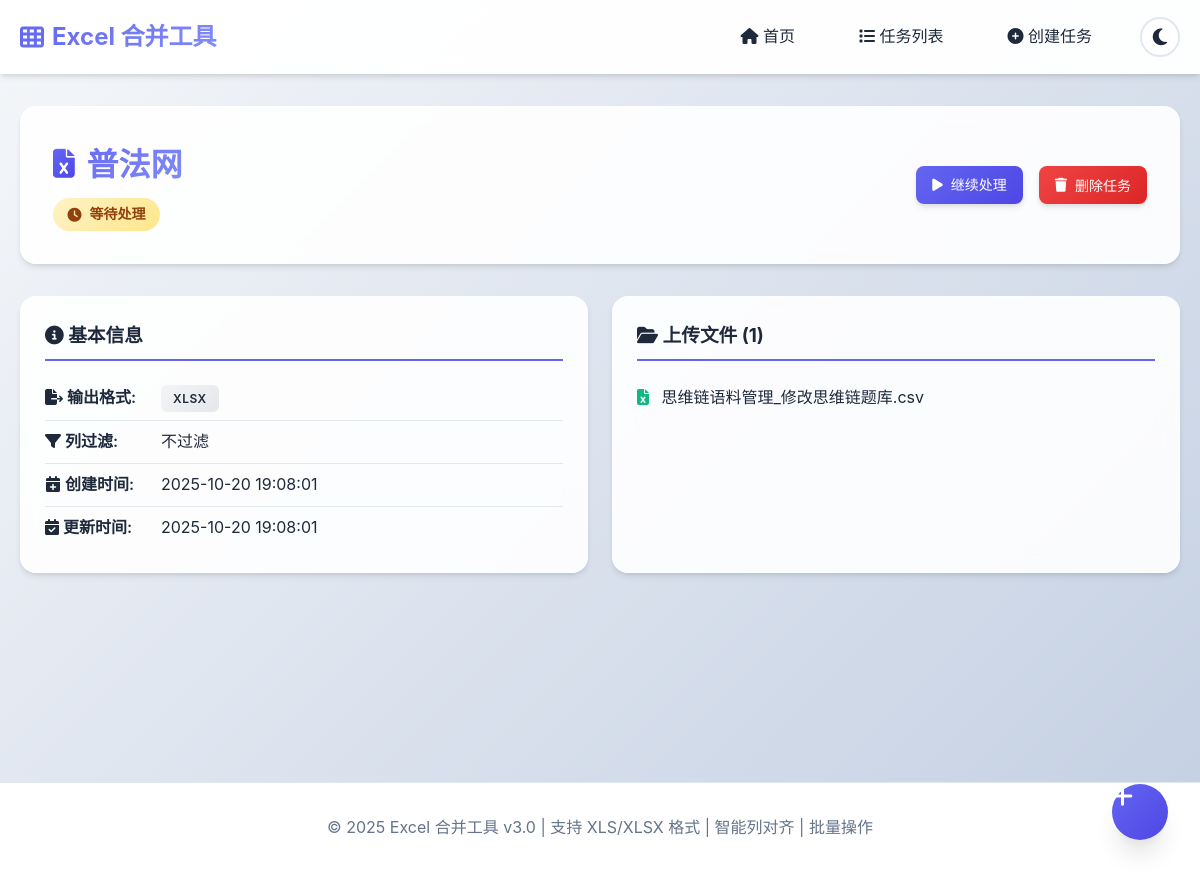
Screenshot of /tasks/17/ with the database file from the repository.
### merger/models.py (models this page shows, shortened)
class MergeTask(models.Model):
    STATUS_CHOICES = [
        ('pending', '等待处理'),
        ('processing', '处理中'),
        ('completed', '已完成'),
        ('failed', '失败'),
    ]
    OUTPUT_FORMAT_CHOICES = [
        ('xlsx', 'XLSX'),
        ('xls', 'XLS'),
        ('csv', 'CSV'),
        ('json', 'JSON'),
    ]
    FILTER_MODE_CHOICES = [
        ('none', '不过滤'),
        ('keep', '只保留指定列'),
        ('remove', '删除指定列'),
    ]
    name = models.CharField(max_length=200, verbose_name='任务名称')
    status = models.CharField(max_length=20, choices=STATUS_CHOICES, default='pending', verbose_name='状态')
    output_format = models.CharField(max_length=10, choices=OUTPUT_FORMAT_CHOICES, default='xlsx', verbose_name='输出格式')
    filter_mode = models.CharField(max_length=10, choices=FILTER_MODE_CHOICES, default='none', verbose_name='列过滤模式')
    filter_columns = models.JSONField(default=list, verbose_name='过滤列列表')
    result_file = models.FileField(upload_to='results/', null=True, blank=True, verbose_name='结果文件')
    error_message = models.TextField(null=True, blank=True, verbose_name='错误信息')
    created_at = models.DateTimeField(auto_now_add=True, verbose_name='创建时间')
    updated_at = models.DateTimeField(auto_now=True, verbose_name='更新时间')
    class Meta:
        verbose_name = '合并任务'
        verbose_name_plural = '合并任务'
        ordering = ['-created_at']

class UploadedFile(models.Model):
    task = models.ForeignKey(MergeTask, on_delete=models.CASCADE, related_name='files', verbose_name='所属任务')
    file = models.FileField(upload_to='uploads/', verbose_name='文件')
    original_filename = models.CharField(max_length=255, verbose_name='原始文件名')
    uploaded_at = models.DateTimeField(auto_now_add=True, verbose_name='上传时间')
    class Meta:
        verbose_name = '上传文件'
        verbose_name_plural = '上传文件'
        ordering = ['uploaded_at']

### merger/views.py (the view)
# urls.py: path('tasks/<int:task_id>/', views.task_detail, name='task_detail'),
def task_detail(request, task_id):
    task = get_object_or_404(MergeTask, pk=task_id)
    return render(request, 'merger/task_detail.html', {'task': task})

### merger/templates/merger/task_detail.html (shortened to what this page needs)
{% extends 'base.html' %}
{% block content %}
<div class="page-header">
    <div>
        <h1><i class="fas fa-file-excel"></i> {{ task.name }}</h1>
        <span class="status-badge status-{{ task.status }}" style="margin-top: 0.5rem;">
            {% if task.status == 'pending' %}<i class="fas fa-clock"></i>{% endif %}
            {{ task.get_status_display }}
        </span>
    </div>
    <div class="header-actions">
        {% if task.status == 'pending' or task.status == 'failed' %}
        <a href="{% url 'task_create' %}?task_id={{ task.id }}" class="btn btn-primary">
            <i class="fas fa-play"></i> 继续处理
        </a>
        {% endif %}
        <button class="btn btn-danger" onclick="deleteTask({{ task.id }})">
            <i class="fas fa-trash"></i> 删除任务
        </button>
    </div>
</div>
<div class="detail-grid">
    <div class="detail-card">
        <h3><i class="fas fa-info-circle"></i> 基本信息</h3>
        <div class="detail-item">
            <span class="label"><i class="fas fa-file-export"></i> 输出格式:</span>
            <span class="format-badge">{{ task.output_format|upper }}</span>
        </div>
        <div class="detail-item">
            <span class="label"><i class="fas fa-filter"></i> 列过滤:</span>
            <span>
                {% if task.filter_mode == 'none' %}
                    不过滤
                {% elif task.filter_mode == 'keep' %}
                    只保留指定列 ({{ task.filter_columns|length }} 列)
                {% elif task.filter_mode == 'remove' %}
                    删除指定列 ({{ task.filter_columns|length }} 列)
                {% endif %}
            </span>
        </div>
        <div class="detail-item">
            <span class="label"><i class="fas fa-calendar-plus"></i> 创建时间:</span>
            <span>{{ task.created_at|date:"Y-m-d H:i:s" }}</span>
        </div>
        <div class="detail-item">
            <span class="label"><i class="fas fa-calendar-check"></i> 更新时间:</span>
            <span>{{ task.updated_at|date:"Y-m-d H:i:s" }}</span>
        </div>
    </div>
    <div class="detail-card">
        <h3><i class="fas fa-folder-open"></i> 上传文件 ({{ task.files.count }})</h3>
        <ul class="file-list">
            {% for file in task.files.all %}
            <li>
                <i class="fas fa-file-excel" style="color: var(--success-color); margin-right: 0.5rem;"></i>
                {{ file.original_filename }}
            </li>
            {% empty %}
            <li class="empty"><i class="fas fa-inbox"></i> 未上传文件</li>
            {% endfor %}
        </ul>
    </div>
</div>
{% endblock %}

### merger/static/css/style.css (style rules this page uses)
* { margin: 0; padding: 0; box-sizing: border-box; }
:root { --primary-color: #6366f1; --primary-dark: #4f46e5; --primary-light: #818cf8; --secondary-color: #64748b; --success-color: #10b981; --danger-color: #ef4444; --warning-color: #f59e0b; --bg-color: #f8fafc; --bg-gradient-start: #f5f7fa; --bg-gradient-end: #c3cfe2; --card-bg: #ffffff; --border-color: #e2e8f0; --text-color: #1e293b; --text-muted: #64748b; --shadow-sm: 0 1px 2px 0 rgba(0, 0, 0, 0.05); --shadow-md: 0 4px 6px -1px rgba(0, 0, 0, 0.1), 0 2px 4px -1px rgba(0, 0, 0, 0.06); --shadow-lg: 0 10px 15px -3px rgba(0, 0, 0, 0.1), 0 4px 6px -2px rgba(0, 0, 0, 0.05); --shadow-xl: 0 20px 25px -5px rgba(0, 0, 0, 0.1), 0 10px 10px -5px rgba(0, 0, 0, 0.04); --hero-gradient-1: #667eea; --hero-gradient-2: #764ba2; --hero-gradient-3: #f093fb; --navbar-bg: rgba(255, 255, 255, 0.95); --glass-bg: rgba(255, 255, 255, 0.9); --glass-border: rgba(255, 255, 255, 0.5); }
html { scroll-behavior: smooth; }
body { font-family: -apple-system, BlinkMacSystemFont, 'Segoe UI', 'Microsoft YaHei', sans-serif; line-height: 1.6; color: var(--text-color); background: linear-gradient(135deg, var(--bg-gradient-start) 0%, var(--bg-gradient-end) 100%); background-attachment: fixed; transition: background 0.3s ease, color 0.3s ease; }
.page-header { display: flex; justify-content: space-between; align-items: center; margin-bottom: 2rem; padding: 2rem; background: var(--glass-bg); backdrop-filter: blur(10px); border-radius: 1rem; box-shadow: var(--shadow-md); border: 1px solid var(--glass-border); }
.page-header h1 { font-size: 2rem; background: linear-gradient(135deg, var(--primary-color) 0%, var(--primary-light) 100%); -webkit-background-clip: text; -webkit-text-fill-color: transparent; background-clip: text; display: flex; align-items: center; gap: 0.75rem; }
.page-header h1 i { background: linear-gradient(135deg, var(--primary-color) 0%, var(--primary-dark) 100%); -webkit-background-clip: text; -webkit-text-fill-color: transparent; background-clip: text; }
.header-actions { display: flex; gap: 1rem; }
.btn { display: inline-flex; align-items: center; justify-content: center; gap: 0.5rem; padding: 0.5rem 1rem; border: none; border-radius: 0.5rem; font-size: 0.875rem; font-weight: 500; text-decoration: none; cursor: pointer; transition: all 0.3s ease; position: relative; overflow: hidden; }
.btn::before { content: ''; position: absolute; top: 50%; left: 50%; width: 0; height: 0; border-radius: 50%; background: rgba(255, 255, 255, 0.3); transform: translate(-50%, -50%); transition: width 0.6s, height 0.6s; }
.btn-primary { background: linear-gradient(135deg, var(--primary-color) 0%, var(--primary-dark) 100%); color: white; box-shadow: var(--shadow-md); }
.btn-danger { background: linear-gradient(135deg, var(--danger-color) 0%, #dc2626 100%); color: white; box-shadow: var(--shadow-md); }
.status-pending { background: linear-gradient(135deg, #fef3c7 0%, #fde68a 100%); color: #92400e; }
.format-badge { display: inline-block; padding: 0.25rem 0.75rem; background: linear-gradient(135deg, #f3f4f6 0%, #e5e7eb 100%); border-radius: 0.375rem; font-size: 0.75rem; font-weight: 600; color: var(--text-color); letter-spacing: 0.5px; }
.status-badge { display: inline-block; padding: 0.25rem 0.75rem; border-radius: 9999px; font-size: 0.75rem; font-weight: 500; }
.file-list { margin-top: 1rem; display: flex; flex-direction: column; gap: 0.5rem; }
.detail-grid { display: grid; grid-template-columns: repeat(auto-fit, minmax(300px, 1fr)); gap: 1.5rem; }
.detail-card { background: var(--glass-bg); backdrop-filter: blur(10px); padding: 1.5rem; border-radius: 1rem; box-shadow: var(--shadow-md); border: 1px solid var(--glass-border); }
.detail-card h3 { margin-bottom: 1rem; padding-bottom: 0.5rem; border-bottom: 2px solid var(--primary-color); }
.detail-item { display: flex; gap: 1rem; padding: 0.5rem 0; border-bottom: 1px solid var(--border-color); }
.detail-item:last-child { border-bottom: none; }
.detail-item .label { font-weight: 600; min-width: 100px; }
.file-list, .operation-list { list-style: none; }
.file-list li, .operation-list li { padding: 0.5rem 0; border-bottom: 1px solid var(--border-color); }
.file-list li:last-child, .operation-list li:last-child { border-bottom: none; }
.status-badge { display: inline-flex; align-items: center; gap: 0.5rem; padding: 0.35rem 0.9rem; border-radius: 9999px; font-size: 0.875rem; font-weight: 600; }
.page-header h1 i { font-size: 0.9em; }

### rows the page displays
MergeTask: name "普法网", status "等待处理", output_format "XLSX", created_at "2025-10-20 19:08:01", updated_at "2025-10-20 19:08:01", files.count "1"
UploadedFile: original_filename "思维链语料管理_修改思维链题库.csv"
